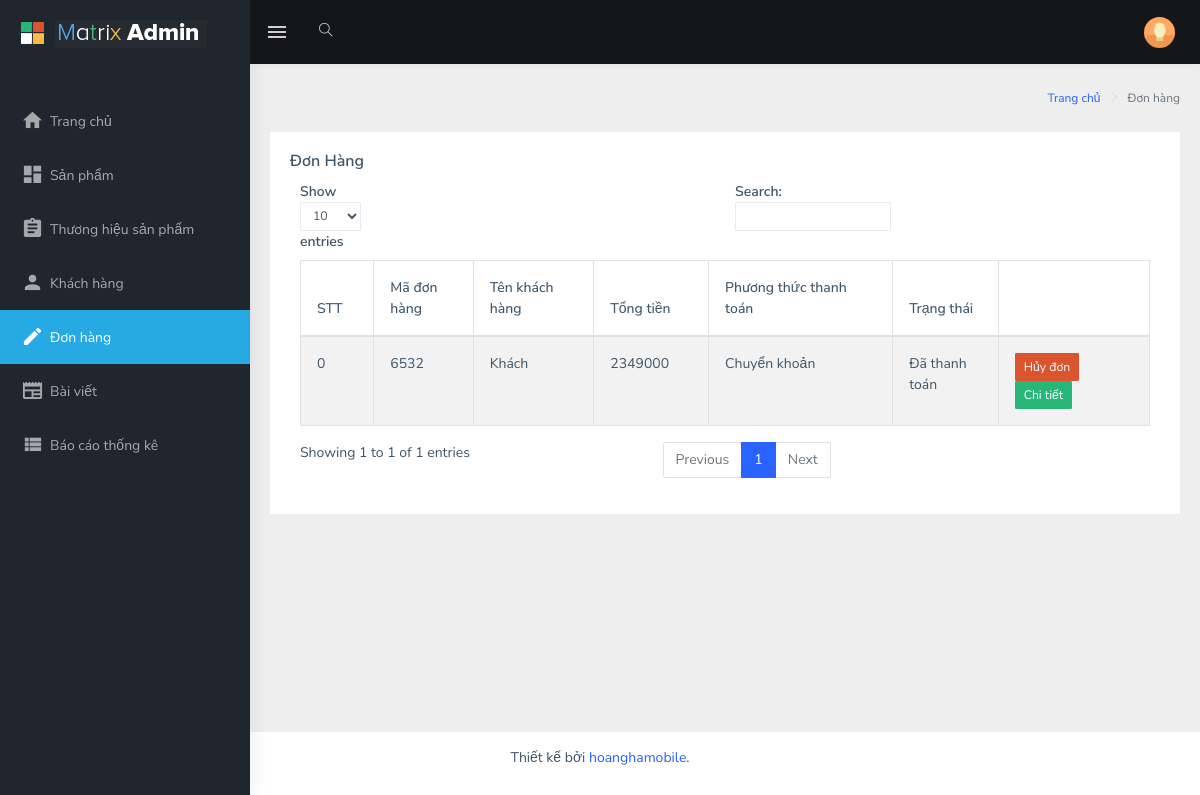
/admin/order.php (signed in), run on the app's committed database.
### tables this page shows
CREATE TABLE `don_hang` (
  `ma_dh` int NOT NULL,
  `ma_kh` int NOT NULL,
  `tong_tien` int NOT NULL,
  `phuong_thuc_thanh_toan` varchar(255) NOT NULL,
  `ngay_lap_dh` date NOT NULL,
  `trang_thai` tinyint NOT NULL DEFAULT '0' COMMENT '0:ChuaThanhToan 1:DaThanhToan'
);

CREATE TABLE `nguoi_dung` (
  `id` int NOT NULL,
  `ten_dang_nhap` varchar(255) NOT NULL,
  `email` varchar(255) NOT NULL,
  `mat_khau` varchar(255) NOT NULL,
  `ho_ten` varchar(200) DEFAULT NULL,
  `dia_chi` text,
  `ngay_sinh` date DEFAULT NULL,
  `so_dien_thoai` varchar(11) DEFAULT NULL,
  `gioi_tinh` tinyint(1) DEFAULT NULL,
  `role` tinyint(1) DEFAULT '1' COMMENT '1:customer; 0:admin',
  `trang_thai` tinyint NOT NULL DEFAULT '0'
);

### admin/controllers/c_order.php (called while the page is built, shortened)
<?php
include_once ("../admin/models/m_order.php");
class c_order {
    public function order() {
        $m_order = new m_order();
        $list_order = $m_order->select_order();
        include_once "templates/layout.php";
    }
}
?>

### admin/order.php (called while the page is built, shortened)
<?php
include_once "controllers/c_order.php";
$order = new c_order();
$order->order();
?>

### models/database.php (called while the page is built, shortened)
<?php
class database{
    protected $pdo = NULL;
    protected $sql = '';
    public function __construct() {
        try
        {
            $this->pdo = new PDO("mysql:host=".DB_HOST."; dbname=".DB_NAME,DB_USER,DB_PWD);
            $this->pdo->query('set names "utf8mb4"');
            $this->pdo->setAttribute(PDO::ATTR_ERRMODE, PDO::ERRMODE_EXCEPTION);
        }
        catch(PDOException $ex )
        {
            die($ex->getMessage());
        }
    }
    public function setQuery($sql) {
        $this->sql = $sql;
    }
    public function execute($options=array()) {
        $this->sta = $this->pdo->prepare($this->sql);
        $this->sta->execute();
        return $this->sta;
    }
    public function loadAllRows($options=array()) {
        if(!$options) {
            if(!$result = $this->execute())
                return false;
        }
        else {
            if(!$result = $this->execute($options))
                return false;
        }
        return $result->fetchAll(PDO::FETCH_OBJ);
    }
}
?>

### admin/models/m_order.php (called while the page is built, shortened)
<?php
require_once "../models/database.php";
class m_order extends database {
    public function select_order() {
        $sql = "SELECT don_hang.*, nguoi_dung.ho_ten FROM don_hang
                inner join nguoi_dung
                on don_hang.ma_kh = nguoi_dung.id";
        return $this->loadAllRows();
    }
}
?>

### admin/views/order/v_order.php (the view, shortened to what this page needs)
<div class="page-wrapper">
    <div class="page-breadcrumb">
        <div class="row">
            <div class="col-12 d-flex no-block align-items-center">
                <div class="ml-auto text-right">
                    <nav aria-label="breadcrumb">
                        <ol class="breadcrumb">
                            <li class="breadcrumb-item"><a href="#">Trang chủ</a></li>
                            <li class="breadcrumb-item active" aria-current="page">Đơn hàng</li>
                        </ol>
                    </nav>
                </div>
            </div>
        </div>
    </div>
    <div class="container-fluid">
        <div class="row">
            <div class="col-12">
                <div class="card">
                    <div class="card-body">
                        <h5 class="card-title">Đơn Hàng</h5>
                        <div class="table-responsive">
                            <table id="zero_config" class="table table-striped table-bordered">
                                <thead>
                                    <tr>
                                        <th>STT</th>
                                        <th>Mã đơn hàng</th>
                                        <th>Tên khách hàng</th>
                                        <th>Tổng tiền</th>
                                        <th>Phương thức thanh toán</th>
                                        <th>Trạng thái</th>
                                        <th></th>
                                    </tr>
                                </thead>
                                <tbody>
                                    <?php
                                    foreach ($list_order as $key => $value) {
                                        $trang_thai = "Chưa thanh toán";
                                        if ($value->trang_thai == 1) {
                                            $trang_thai = "Đã thanh toán";
                                        }
                                    ?>
                                        <tr>
                                            <td><?php echo $key; ?></td>
                                            <td><?php echo $value->ma_dh; ?></td>
                                            <td><?php echo $value->ho_ten; ?></td>
                                            <td><?php echo $value->tong_tien; ?></td>
                                            <td><?php echo $value->phuong_thuc_thanh_toan; ?></td>
                                            <td>
                                                <?php echo $trang_thai; ?>
                                            </td>
                                            <td>
                                                <?php if($value->trang_thai !== 2){ ?>
                                                    <button type="button" class="btn btn-danger btn-sm" onclick="window.location.href='order.php?ma_dh=<?php echo $value->ma_dh; ?>&&action=delete'">Hủy đơn</button>
                                                <?php } ?>
                                                <button type="button" class="btn btn-success btn-sm" onclick="window.location.href='order_details.php?ma_dh=<?php echo $value->ma_dh; ?>'">Chi tiết</button>
                                            </td>
                                        </tr>
                                    <?php } ?>
                                </tbody>
                            </table>
                        </div>
                    </div>
                </div>
            </div>
        </div>
    </div>
</div>

### data on the page
don_hang: key "0", ma_dh "6532", ma_kh.ho_ten "Khách", tong_tien "2349000", phuong_thuc_thanh_toan "Chuyển khoản", trang_thai "Đã thanh toán"
